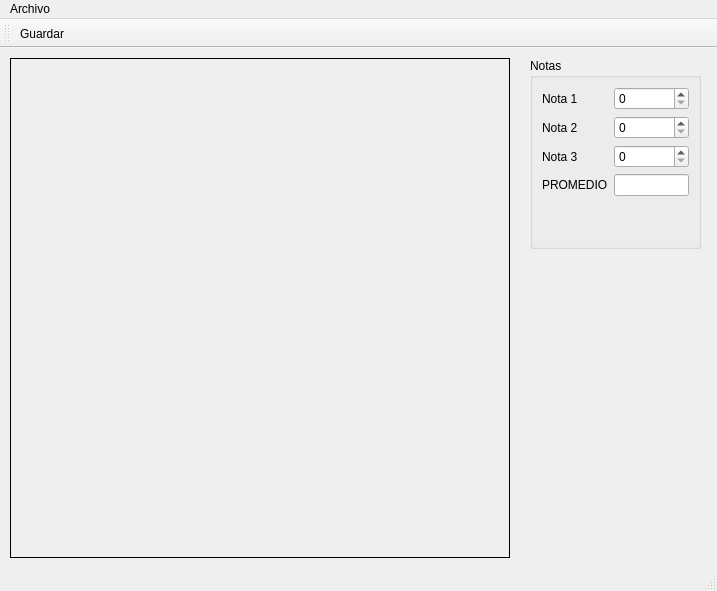
<?xml version="1.0" encoding="UTF-8"?>
<ui version="4.0">
 <class>Principal</class>
 <widget class="QMainWindow" name="Principal">
  <property name="geometry">
   <rect>
    <x>0</x>
    <y>0</y>
    <width>717</width>
    <height>591</height>
   </rect>
  </property>
  <property name="windowTitle">
   <string>Principal</string>
  </property>
  <property name="windowIcon">
   <iconset resource="Resources.qrc">
    <normaloff>:/img/barra-grafica.png</normaloff>:/img/barra-grafica.png</iconset>
  </property>
  <widget class="QWidget" name="centralwidget">
   <widget class="QLabel" name="outCuadro">
    <property name="geometry">
     <rect>
      <x>10</x>
      <y>10</y>
      <width>500</width>
      <height>500</height>
     </rect>
    </property>
    <property name="minimumSize">
     <size>
      <width>500</width>
      <height>500</height>
     </size>
    </property>
    <property name="frameShape">
     <enum>QFrame::Box</enum>
    </property>
    <property name="text">
     <string/>
    </property>
    <property name="alignment">
     <set>Qt::AlignLeading|Qt::AlignLeft|Qt::AlignTop</set>
    </property>
   </widget>
   <widget class="QWidget" name="widget" native="true">
    <property name="geometry">
     <rect>
      <x>530</x>
      <y>10</y>
      <width>171</width>
      <height>191</height>
     </rect>
    </property>
    <layout class="QVBoxLayout" name="verticalLayout">
     <item>
      <widget class="QGroupBox" name="groupBox">
       <property name="title">
        <string>Notas</string>
       </property>
       <layout class="QFormLayout" name="formLayout">
        <item row="0" column="0">
         <widget class="QLabel" name="label">
          <property name="text">
           <string>Nota 1</string>
          </property>
         </widget>
        </item>
        <item row="0" column="1">
         <widget class="QSpinBox" name="inNota1">
          <property name="maximum">
           <number>100</number>
          </property>
         </widget>
        </item>
        <item row="1" column="0">
         <widget class="QLabel" name="label_2">
          <property name="text">
           <string>Nota 2</string>
          </property>
         </widget>
        </item>
        <item row="1" column="1">
         <widget class="QSpinBox" name="inNota2">
          <property name="maximum">
           <number>100</number>
          </property>
         </widget>
        </item>
        <item row="2" column="0">
         <widget class="QLabel" name="label_3">
          <property name="text">
           <string>Nota 3</string>
          </property>
         </widget>
        </item>
        <item row="2" column="1">
         <widget class="QSpinBox" name="inNota3">
          <property name="maximum">
           <number>100</number>
          </property>
         </widget>
        </item>
        <item row="3" column="0">
         <widget class="QLabel" name="label_4">
          <property name="text">
           <string>PROMEDIO</string>
          </property>
         </widget>
        </item>
        <item row="3" column="1">
         <widget class="QLineEdit" name="inPromedio"/>
        </item>
       </layout>
      </widget>
     </item>
    </layout>
   </widget>
  </widget>
  <widget class="QMenuBar" name="menubar">
   <property name="geometry">
    <rect>
     <x>0</x>
     <y>0</y>
     <width>717</width>
     <height>21</height>
    </rect>
   </property>
   <widget class="QMenu" name="menuArchivo">
    <property name="title">
     <string>Archivo</string>
    </property>
    <addaction name="actionGuardar"/>
    <addaction name="actionSalir"/>
   </widget>
   <addaction name="menuArchivo"/>
  </widget>
  <widget class="QStatusBar" name="statusbar"/>
  <widget class="QToolBar" name="toolBar">
   <property name="windowTitle">
    <string>toolBar</string>
   </property>
   <attribute name="toolBarArea">
    <enum>TopToolBarArea</enum>
   </attribute>
   <attribute name="toolBarBreak">
    <bool>false</bool>
   </attribute>
   <addaction name="actionGuardar"/>
  </widget>
  <action name="actionGuardar">
   <property name="icon">
    <iconset resource="Resources.qrc">
     <normaloff>:/img/Save.ico</normaloff>:/img/Save.ico</iconset>
   </property>
   <property name="text">
    <string>Guardar</string>
   </property>
   <property name="shortcut">
    <string>Ctrl+S</string>
   </property>
  </action>
  <action name="actionSalir">
   <property name="icon">
    <iconset resource="Resources.qrc">
     <normaloff>:/img/salida.png</normaloff>:/img/salida.png</iconset>
   </property>
   <property name="text">
    <string>Salir</string>
   </property>
   <property name="shortcut">
    <string>Ctrl+Q</string>
   </property>
  </action>
 </widget>
 <resources>
  <include location="Resources.qrc"/>
 </resources>
 <connections>
  <connection>
   <sender>actionSalir</sender>
   <signal>triggered()</signal>
   <receiver>Principal</receiver>
   <slot>close()</slot>
   <hints>
    <hint type="sourcelabel">
     <x>-1</x>
     <y>-1</y>
    </hint>
    <hint type="destinationlabel">
     <x>340</x>
     <y>295</y>
    </hint>
   </hints>
  </connection>
 </connections>
</ui>
